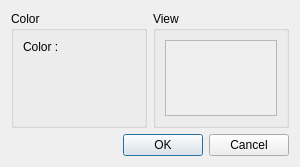
<?xml version="1.0" encoding="UTF-8"?>
<ui version="4.0">
 <class>AddRectDialog</class>
 <widget class="QDialog" name="AddRectDialog">
  <property name="geometry">
   <rect>
    <x>0</x>
    <y>0</y>
    <width>300</width>
    <height>167</height>
   </rect>
  </property>
  <property name="windowTitle">
   <string>Add Rect</string>
  </property>
  <layout class="QVBoxLayout" name="verticalLayout">
   <item>
    <layout class="QHBoxLayout" name="horizontalLayout" stretch="1,1">
     <item>
      <widget class="QGroupBox" name="colorGroupBox">
       <property name="title">
        <string>Color</string>
       </property>
       <layout class="QFormLayout" name="formLayout">
        <item row="0" column="0">
         <widget class="QLabel" name="tileColorLabel">
          <property name="text">
           <string>Color :</string>
          </property>
         </widget>
        </item>
        <item row="0" column="1">
         <widget class="ColorSelectionWidget" name="colorSelectionWidget" native="true"/>
        </item>
       </layout>
      </widget>
     </item>
     <item>
      <widget class="QGroupBox" name="tileViewGroupBox">
       <property name="title">
        <string>View</string>
       </property>
       <layout class="QVBoxLayout" name="verticalLayout_2">
        <item>
         <widget class="QScrollArea" name="tileViewScrollArea">
          <property name="widgetResizable">
           <bool>true</bool>
          </property>
          <property name="alignment">
           <set>Qt::AlignmentFlag::AlignLeading|Qt::AlignmentFlag::AlignLeft|Qt::AlignmentFlag::AlignTop</set>
          </property>
          <widget class="QWidget" name="scrollAreaWidgetContents">
           <property name="geometry">
            <rect>
             <x>0</x>
             <y>0</y>
             <width>111</width>
             <height>68</height>
            </rect>
           </property>
           <layout class="QHBoxLayout" name="horizontalLayout_2">
            <item>
             <widget class="QLabel" name="tileViewLabel">
              <property name="text">
               <string/>
              </property>
             </widget>
            </item>
           </layout>
          </widget>
         </widget>
        </item>
       </layout>
      </widget>
     </item>
    </layout>
   </item>
   <item>
    <widget class="QDialogButtonBox" name="buttonBox">
     <property name="orientation">
      <enum>Qt::Orientation::Horizontal</enum>
     </property>
     <property name="standardButtons">
      <set>QDialogButtonBox::StandardButton::Cancel|QDialogButtonBox::StandardButton::Ok</set>
     </property>
    </widget>
   </item>
  </layout>
 </widget>
 <customwidgets>
  <customwidget>
   <class>ColorSelectionWidget</class>
   <extends>QWidget</extends>
   <header>ColorSelectionWidget.hpp</header>
   <container>1</container>
   <slots>
    <signal>clicked(QColor)</signal>
    <signal>colorChanged(QColor)</signal>
    <slot>setHue(int)</slot>
    <slot>setSaturation(int)</slot>
    <slot>setValue(int)</slot>
    <slot>setAlpha(int)</slot>
    <slot>setColor(QColor)</slot>
   </slots>
  </customwidget>
 </customwidgets>
 <resources/>
 <connections>
  <connection>
   <sender>buttonBox</sender>
   <signal>accepted()</signal>
   <receiver>AddRectDialog</receiver>
   <slot>accept()</slot>
   <hints>
    <hint type="sourcelabel">
     <x>227</x>
     <y>279</y>
    </hint>
    <hint type="destinationlabel">
     <x>157</x>
     <y>274</y>
    </hint>
   </hints>
  </connection>
  <connection>
   <sender>buttonBox</sender>
   <signal>rejected()</signal>
   <receiver>AddRectDialog</receiver>
   <slot>reject()</slot>
   <hints>
    <hint type="sourcelabel">
     <x>295</x>
     <y>285</y>
    </hint>
    <hint type="destinationlabel">
     <x>286</x>
     <y>274</y>
    </hint>
   </hints>
  </connection>
  <connection>
   <sender>colorSelectionWidget</sender>
   <signal>clicked(QColor)</signal>
   <receiver>AddRectDialog</receiver>
   <slot>onSelectColor()</slot>
   <hints>
    <hint type="sourcelabel">
     <x>132</x>
     <y>50</y>
    </hint>
    <hint type="destinationlabel">
     <x>1</x>
     <y>51</y>
    </hint>
   </hints>
  </connection>
  <connection>
   <sender>AddRectDialog</sender>
   <signal>colorSelected(QColor)</signal>
   <receiver>AddRectDialog</receiver>
   <slot>onColorSelected(QColor)</slot>
   <hints>
    <hint type="sourcelabel">
     <x>2</x>
     <y>111</y>
    </hint>
    <hint type="destinationlabel">
     <x>5</x>
     <y>171</y>
    </hint>
   </hints>
  </connection>
 </connections>
 <slots>
  <signal>colorSelected(QColor)</signal>
  <slot>onSelectColor()</slot>
  <slot>onColorSelected(QColor)</slot>
 </slots>
</ui>
